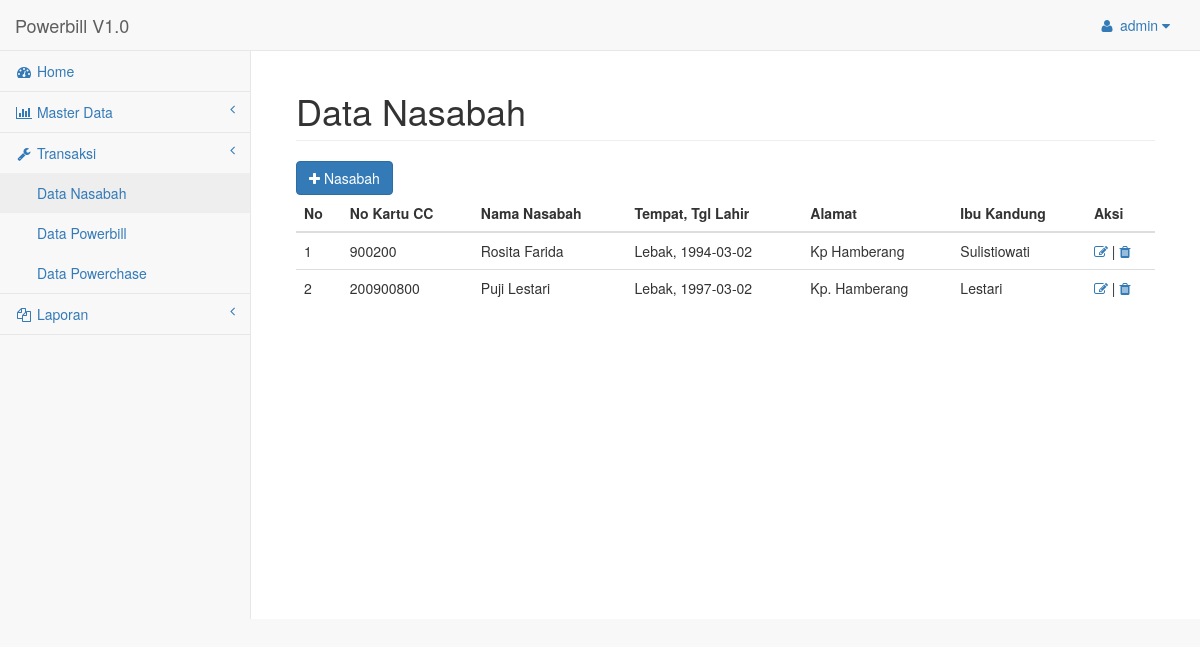
Screenshot of /admin.php?mod=data-nasabah (signed in) with the database file from the repository.
### tables this page shows
CREATE TABLE `nasabah` (
  `IdNasabah` int(10) NOT NULL AUTO_INCREMENT,
  `NoKartuCc` int(16) DEFAULT NULL,
  `Nama` varchar(100) DEFAULT NULL,
  `Ktp` varchar(40) DEFAULT NULL,
  `TmptLahir` varchar(100) DEFAULT NULL,
  `TglLahir` date DEFAULT NULL,
  `IbuKandung` varchar(100) DEFAULT NULL,
  `Alamat` text,
  `Telpon` varchar(15) DEFAULT NULL,
  `Email` varchar(200) DEFAULT NULL,
  PRIMARY KEY (`IdNasabah`)
);

### mod/data-nasabah.php (the view, shortened to what this page needs)
<div class="row">
    <div class="col-lg-12">
        <h1 class="page-header">Data Nasabah</h1>
    </div>
</div>
<div class="row">
	<div class="col-lg-12">
	<a class="btn btn-primary" href="admin.php?mod=nasabah-add"><span class='fa fa-plus'></span> Nasabah</a>
		<table class="table table-resnponsive">
			<thead>
				<tr>
					<th>No</th>
					<th>No Kartu CC</th>
					<th>Nama Nasabah</th>
					<th>Tempat, Tgl Lahir</th>
					<th>Alamat</th>
					<th>Ibu Kandung</th>
					<th>Aksi</th>
				</tr>
			</thead>
			<tbody>
				<?php
					$sql = "SELECT * FROM nasabah";
					$qry = mysql_query($sql);
					$rows = mysql_num_rows($qry);
					$no = 1;
					if($rows !=0){
					while($data=mysql_fetch_array($qry)){
				?>
				<tr>
					<td><?=$no;?></td>
					<td><?=$data['NoKartuCc'];?></td>
					<td><?=$data['Nama'];?></td>
					<td><?=$data['TmptLahir'].", ".$data['TglLahir'];?></td>
					<td><?=$data['Alamat'];?></td>
					<td><?=$data['IbuKandung'];?></td>
					<td><a href="admin.php?mod=nasabah-update&id=<?=$data['IdNasabah']?>"><i class="fa fa-edit"></i></a> | <a href="admin.php?mod=nasabah-proccess&act=del&id=<?=$data['IdNasabah']?>" onclick="javascript: return confirm('Anda yakin hapus ?')"><i class="fa fa-trash"></i></a></td>
				</tr>
				<?php
				$no++;
					}
				}else{
					?>
					<tr>
						<td colspan="4" style="text-align:center;">Data Kosong</td>
					</tr>
					<?php
				}
				?>
			</tbody>
		</table>
	</div>
</div>

### assets/css/sb-admin-2.css (style rules this page uses)
body { background-color: #f8f8f8; }

### rows the page displays
nasabah: NoKartuCc "900200", Nama "Rosita Farida", TmptLahir "Lebak", TglLahir "1994-03-02", Alamat "Kp Hamberang", IbuKandung "Sulistiowati"
nasabah: NoKartuCc "200900800", Nama "Puji Lestari", TmptLahir "Lebak", TglLahir "1997-03-02", Alamat "Kp. Hamberang", IbuKandung "Lestari"

### other values shown
$_SESSION['uname'] "admin"
